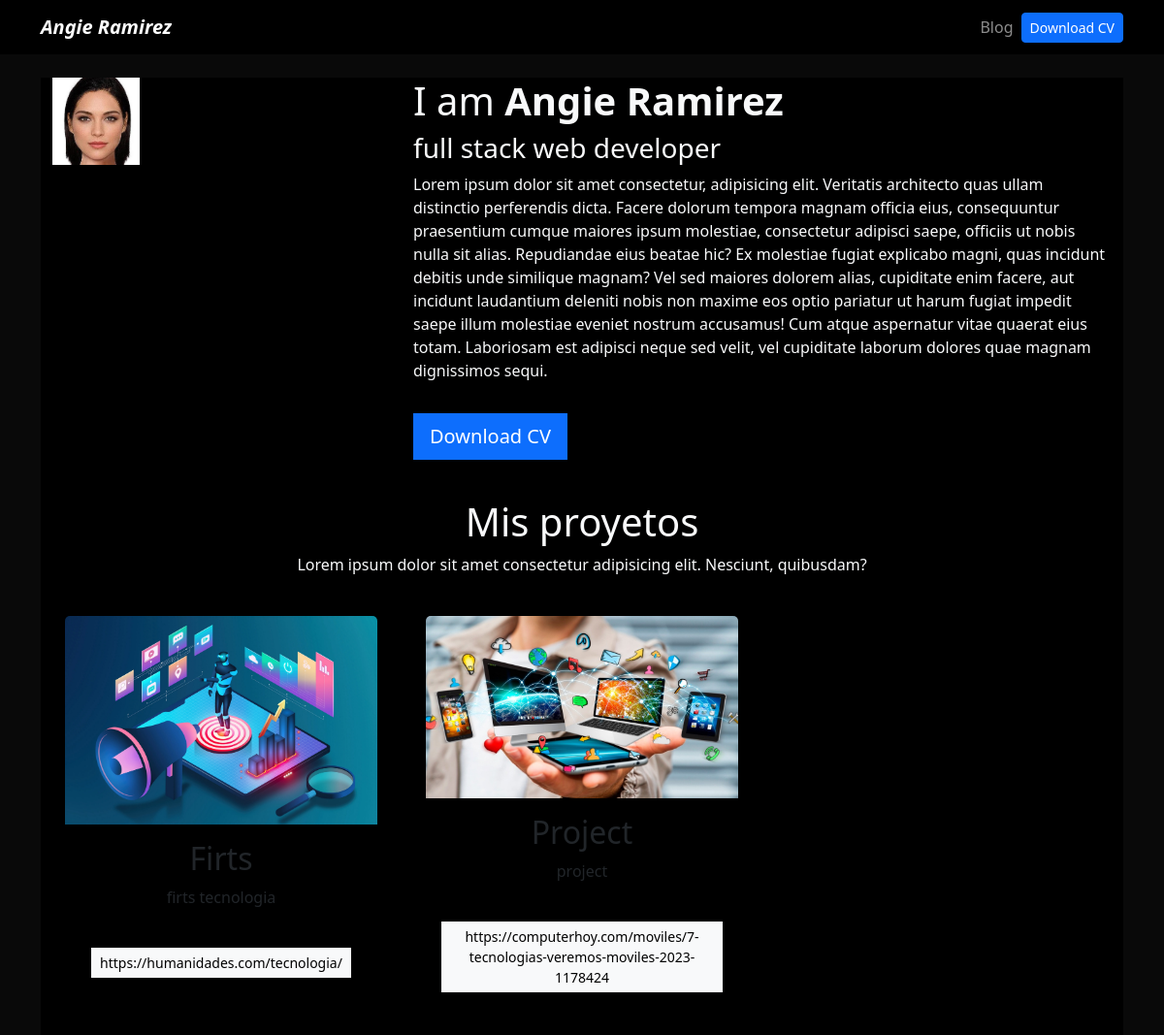
The page / on the database its author committed.
### portfolio/models.py (models this page shows)
class Project(models.Model):
    title = CharField(max_length=100)
    description = CharField(max_length=250)
    image= ImageField(upload_to='portfolio/images')
    url = URLField(blank=True)

### portfolio/views.py (the view)
# urls.py: 2. Add a URL to urlpatterns:  path('', views.home, name='home')
def home(request):
    projects=Project.objects.all()
    return render(request,'home.html'
                   ,{'projects' : projects})

### portfolio/templates/home.html
{% extends 'layout.html' %}
{% block content %}
{% load static %}
<header class="row bg-black">
  <div class="col-md-4">
        <img src="{% static 'perfil.jpg' %}" alt="" width="90" height="90">
  </div>
  <div class="col-md-8 my-auto">
    <h1>I am <strong> Angie Ramirez</strong></h1>
    <h3>full stack web developer</h3>
    <p>Lorem ipsum dolor sit amet consectetur, adipisicing elit. Veritatis architecto quas ullam distinctio
        perferendis dicta. Facere dolorum tempora magnam officia eius, consequuntur praesentium cumque maiores
        ipsum molestiae, consectetur adipisci saepe, officiis ut nobis nulla sit alias. Repudiandae eius beatae
        hic? Ex molestiae fugiat explicabo magni, quas incidunt debitis unde similique magnam? Vel sed maiores
        dolorem alias, cupiditate enim facere, aut incidunt laudantium deleniti nobis non maxime eos optio pariatur
        ut harum fugiat impedit saepe illum molestiae eveniet nostrum accusamus! Cum atque aspernatur vitae quaerat
        eius totam. Laboriosam est adipisci neque sed velit, vel cupiditate laborum dolores quae magnam dignissimos sequi.</p>
    <a class="btn btn-primary btn-lg rounded-0 my-3" href="{% static 'curriculum.pdf' %}" target="_blank">
             Download  CV</a>
  </div>
<header>
<div class="row my-4 text-center">
    <h1>Mis proyetos</h1>
    <p>Lorem ipsum dolor sit amet consectetur adipisicing elit. Nesciunt, quibusdam?</p>
    {% for project in projects %}
    <div class="col-md-4 p-4">
        <div class="card bg-black card-project">
            <img src="{{project.image.url}}"  alt="{{project.title}}" class="card-img-top">
            <div class="card-body">
               <h2>{{project.title}}</h2>
               <p>{{project.description}}</p>
               <br>
               {% if project.url %}
                   <a href="{{project.url}}" class="btn btn-light rounded-0 btn-sm" target="_blank">{{project.url}}</a>
               {% endif %}
            </div>
        </div>
    </div>
    {% endfor %}
</div>
{% endblock %}

### portfolio/templates/layout.html (shortened to what this page needs)
{% load static %}
<!DOCTYPE html>
<html lang="en">
<head>
    <link href="https://cdn.jsdelivr.net/npm/bootstrap@5.3.1/dist/css/bootstrap.min.css"
    rel="stylesheet"
>
    <link rel="stylesheet" href="{% static 'main.css' %}">
</head>
<body class="text-light">
    {% include 'partials/navbar.html' %}
    <div class="container p-4">
    {% block content %}
    {% endblock %}
    </div>
</body>
</html>

### portfolio/templates/partials/navbar.html (shortened to what this page needs)
{% load static %}
<nav class="navbar navbar-expand-lg navbar-dark bg-black">
    <div class="container">
      <a class="navbar-brand fw-bold fst-italic" href="/">Angie Ramirez</a>
      <div class="collapse navbar-collapse" id="navbarSupportedContent">
        <ul class="navbar-nav ms-auto">
          <li class="nav-item">
            <a class="nav-link"  href="{% url 'blog:posts' %}">Blog</a>
          </li>
          <li class="nav-item d-flex align-items-center">
            <a class="btn btn-primary btn-sm" href="{% static 'curriculum.pdf' %}" target="_blank">
              Download CV</a>
          </li>
        </ul>
      </div>
    </div>
  </nav>

### portfolio/static/main.css (style rules this page uses)
body { background: #090909; }
.bg-black { background: #000; }

### rows shown on the page
Project: image (picture), title "Firts", description "firts tecnologia", url "https://humanidades.com/tecnologia/"
Project: image (picture), title "Project", description "project", url "https://computerhoy.com/moviles/7-tecnologias-veremos-moviles-2023-1178424"
